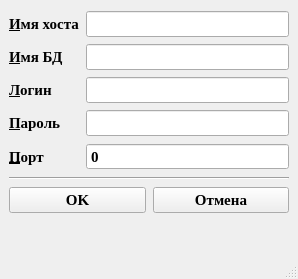
<?xml version="1.0" encoding="UTF-8"?>
<ui version="4.0">
 <class>MainWindow</class>
 <widget class="QMainWindow" name="MainWindow">
  <property name="windowModality">
   <enum>Qt::WindowModality::NonModal</enum>
  </property>
  <property name="geometry">
   <rect>
    <x>0</x>
    <y>0</y>
    <width>298</width>
    <height>279</height>
   </rect>
  </property>
  <property name="sizePolicy">
   <sizepolicy hsizetype="Preferred" vsizetype="Preferred">
    <horstretch>0</horstretch>
    <verstretch>0</verstretch>
   </sizepolicy>
  </property>
  <property name="baseSize">
   <size>
    <width>0</width>
    <height>0</height>
   </size>
  </property>
  <property name="font">
   <font>
    <family>Times New Roman</family>
    <pointsize>11</pointsize>
    <bold>true</bold>
   </font>
  </property>
  <property name="contextMenuPolicy">
   <enum>Qt::ContextMenuPolicy::NoContextMenu</enum>
  </property>
  <property name="acceptDrops">
   <bool>true</bool>
  </property>
  <property name="windowTitle">
   <string>MainWindow</string>
  </property>
  <property name="windowOpacity">
   <double>1.000000000000000</double>
  </property>
  <property name="autoFillBackground">
   <bool>true</bool>
  </property>
  <widget class="QWidget" name="centralwidget">
   <layout class="QFormLayout" name="formLayout">
    <property name="horizontalSpacing">
     <number>7</number>
    </property>
    <property name="verticalSpacing">
     <number>7</number>
    </property>
    <property name="topMargin">
     <number>11</number>
    </property>
    <property name="bottomMargin">
     <number>11</number>
    </property>
    <item row="0" column="0">
     <widget class="QLabel" name="lb_hostName">
      <property name="text">
       <string>&amp;Имя хоста</string>
      </property>
      <property name="buddy">
       <cstring>le_hostName</cstring>
      </property>
     </widget>
    </item>
    <item row="0" column="1">
     <widget class="QLineEdit" name="le_hostName"/>
    </item>
    <item row="1" column="0">
     <widget class="QLabel" name="lb_bdName">
      <property name="text">
       <string>&amp;Имя БД</string>
      </property>
      <property name="buddy">
       <cstring>le_bdName</cstring>
      </property>
     </widget>
    </item>
    <item row="1" column="1">
     <widget class="QLineEdit" name="le_bdName"/>
    </item>
    <item row="2" column="0">
     <widget class="QLabel" name="lb_login">
      <property name="text">
       <string>&amp;Логин</string>
      </property>
      <property name="buddy">
       <cstring>le_login</cstring>
      </property>
     </widget>
    </item>
    <item row="2" column="1">
     <widget class="QLineEdit" name="le_login"/>
    </item>
    <item row="3" column="0">
     <widget class="QLabel" name="lb_password">
      <property name="text">
       <string>&amp;Пароль</string>
      </property>
      <property name="buddy">
       <cstring>le_password</cstring>
      </property>
     </widget>
    </item>
    <item row="3" column="1">
     <widget class="QLineEdit" name="le_password">
      <property name="echoMode">
       <enum>QLineEdit::EchoMode::Password</enum>
      </property>
     </widget>
    </item>
    <item row="4" column="0">
     <widget class="QLabel" name="lb_port">
      <property name="text">
       <string>&amp;Порт</string>
      </property>
      <property name="buddy">
       <cstring>sb_port</cstring>
      </property>
     </widget>
    </item>
    <item row="4" column="1">
     <widget class="QSpinBox" name="sb_port">
      <property name="enabled">
       <bool>true</bool>
      </property>
      <property name="wrapping">
       <bool>false</bool>
      </property>
      <property name="alignment">
       <set>Qt::AlignmentFlag::AlignLeading|Qt::AlignmentFlag::AlignLeft|Qt::AlignmentFlag::AlignVCenter</set>
      </property>
      <property name="buttonSymbols">
       <enum>QAbstractSpinBox::ButtonSymbols::NoButtons</enum>
      </property>
      <property name="accelerated">
       <bool>false</bool>
      </property>
      <property name="correctionMode">
       <enum>QAbstractSpinBox::CorrectionMode::CorrectToPreviousValue</enum>
      </property>
      <property name="showGroupSeparator" stdset="0">
       <bool>false</bool>
      </property>
      <property name="maximum">
       <number>99999</number>
      </property>
     </widget>
    </item>
    <item row="5" column="0" colspan="2">
     <widget class="Line" name="line">
      <property name="orientation">
       <enum>Qt::Orientation::Horizontal</enum>
      </property>
     </widget>
    </item>
    <item row="6" column="0" colspan="2">
     <layout class="QHBoxLayout" name="horizontalLayout">
      <property name="leftMargin">
       <number>0</number>
      </property>
      <property name="topMargin">
       <number>0</number>
      </property>
      <property name="rightMargin">
       <number>0</number>
      </property>
      <property name="bottomMargin">
       <number>0</number>
      </property>
      <item>
       <widget class="QPushButton" name="pb_ok">
        <property name="text">
         <string>OK</string>
        </property>
       </widget>
      </item>
      <item>
       <widget class="QPushButton" name="pb_cancel">
        <property name="text">
         <string>Отмена</string>
        </property>
       </widget>
      </item>
     </layout>
    </item>
   </layout>
  </widget>
  <widget class="QMenuBar" name="menubar">
   <property name="enabled">
    <bool>true</bool>
   </property>
   <property name="geometry">
    <rect>
     <x>0</x>
     <y>0</y>
     <width>298</width>
     <height>26</height>
    </rect>
   </property>
   <property name="layoutDirection">
    <enum>Qt::LayoutDirection::LeftToRight</enum>
   </property>
  </widget>
  <widget class="QStatusBar" name="statusbar">
   <property name="layoutDirection">
    <enum>Qt::LayoutDirection::LeftToRight</enum>
   </property>
   <property name="autoFillBackground">
    <bool>true</bool>
   </property>
  </widget>
 </widget>
 <resources/>
 <connections>
  <connection>
   <sender>pb_cancel</sender>
   <signal>clicked()</signal>
   <receiver>MainWindow</receiver>
   <slot>close()</slot>
   <hints>
    <hint type="sourcelabel">
     <x>461</x>
     <y>241</y>
    </hint>
    <hint type="destinationlabel">
     <x>280</x>
     <y>156</y>
    </hint>
   </hints>
  </connection>
 </connections>
</ui>
